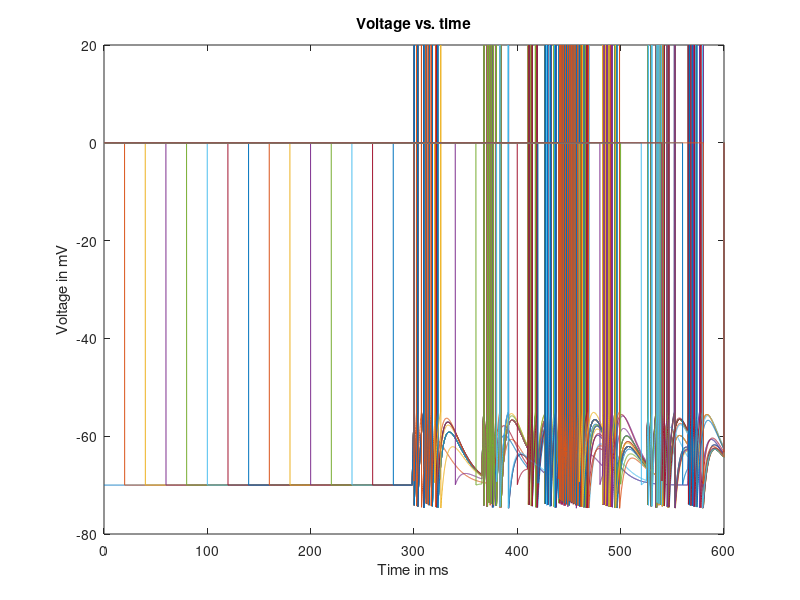

This chart was generated by the following MATLAB code: (Note: this script raises an error after producing the figure.)
% Lab 2: Build an integrate-and-fire model neuron and observe its spiking  
%             for various levels of injected current 

clear
close all
clc


%DEFINE PARAMETERS 
inpN = 10;             % Number of input neurons to one output neuron
inpConn = .9;           % connection probability for input to output
exc_exc_Conn = .9;      % 10% connection probability for recurrent exc
inh_exc_Conn = .9;      % 20% connection probability for inh to exc

N(1) = 1;
inhProb = .2;

% Input distribution
k_inh = 1*(rand(inpN,1)<inhProb);
k_exc = ~k_inh;
inhInds = find(k_exc~=1);
excInds = find(k_exc==1);
numExc = length(excInds);
numInh = length(inhInds);

% Hidden layer distribution
hiddenInh{1} = 1*(rand(N,1)<inhProb);
hiddenExc{1} = ~hiddenInh{1};
hidInhInds{1} = find(hiddenExc{1}~=1);
hidExcInds{1} = find(hiddenExc{1}==1);
excN(1) = length(hidExcInds{1});
inhN(1) = length(hidInhInds{1});

dt = 0.1;               % time step [ms] 
t_end = 600;           % total time of run [ms] 
t_StimStart = 1;      % time to start injecting current [ms] 
t_StimEnd = 600;        % time to end injecting current [ms] 
E_L = -70;              % resting membrane potential [mV] 
V_th = -55;             % spike threshold [mV] 
V_reset = -75;          % value to reset voltage to after a spike [mV] 
V_spike = 20;           % value to draw a spike to, when cell spikes [mV] 
R_m = 10;               % membrane resistance [MOhm]. NOTE: If high, is more sensitive to injected current.
tau = 10;               % membrane time constant [ms] 
f_rate = 0.003;         % ms^-1

T = ceil(t_end/dt);      % Number of time steps per ms.

%DEFINE INITIAL VALUES AND VECTORS TO HOLD RESULTS 
t_vect = 0:dt:t_end;                        % will hold vector of times 
V_vect{1} = zeros(N,length(t_vect));           % initialize the voltage vector (runs faster)
V_plot_vect{1} = zeros(N,length(t_vect));      % pretty version of V_vect to be plotted, that displays a spike 
                                            % whenever voltage reaches threshold 
                                      % index denoting which element of V is being assigned 
V_inf{1} = zeros(N,1);
V_vect{1}(:,1)= E_L;                             % first element of V, i.e. value of V at t=0 
V_plot_vect{1}(:,1) = V_vect{1}(1);                 % if no spike, then just plot the actual voltage V 

%INTEGRATE THE EQUATION tau*dV/dt = -V + E_L + I_e*R_m 
I_Stim = 1.51;                                  % magnitude of pulse of injected current [nA] 
I_e_vect = zeros(1,t_StimStart/dt);             % portion of I_e_vect from t=0 to t=t_StimStart 
I_e_vect = [I_e_vect  I_Stim*ones(1,1+ ...
    ((t_StimEnd-t_StimStart)/dt))];             % add portion from t=t_StimStart to t=t_StimEnd 
I_e_vect = [I_e_vect  zeros(1, ...
    (t_end-t_StimEnd)/dt)];                     % add portion from t=t_StimEnd to t=t_end 


g_in = zeros(inpN,1);
E_in = zeros(inpN,1);

g{1} = zeros(N,1);
E{1} = zeros(N,1);
E{1}(hidInhInds{1}) = -85;

w_in = 0.07 * (rand(N,inpN) < inpConn);
w_exc_exc{1} = 0.000000005 * (rand(excN,excN) < exc_exc_Conn);
w_inh_exc{1} = .0001 * (rand(inhN,excN) < inh_exc_Conn);

% SYNAPTIC INPUT MODEL
% I_syn = sum(w_in*g_in(t)*(E_in-v(t))
% g_in = g_in/tau
% To compute avg firing rate, want # spikes/ sec.
% Interspike interval: time between ith and i+1th spike (is). Corresp. FR
% is 1/tisi.

numSpk = zeros(N,1);        % hold number of spikes that have occurred for this neuron.
spkMat = zeros(N,length(t_vect));   % hold spikes per neuron over time to make a raster plot
fired = 0;
t_past = 0;
for t=1:T-1   %loop through values of t in steps of dt ms 
    % Add a new neuron every 4 steps.
    if t == t_past+200
        t_past = t;
        N(1) = N(1)+1;
        V_inf{1}(N(1),:) = 0;
        V_vect{1}(N(1),:) = E_L;
        V_plot_vect{1}(N(1),:) = 0;
        g{1}(N(1),:) = 0;
        I_app(N(1),:) = 0;
        fired(N(1),:) = 0;
        numSpk(N(1)) = 0;

        w_in(N(1),:) = 0.07 * (rand(1,inpN) < inpConn);
        
        inhOrExc = rand;
        if inhOrExc < 0.8
            excN = excN + 1;
            E{1}(N,:) = 0;
            hidExcInds{1}(end+1) = N;
            
            % This only needs to be done if a new exc neuron was added
            w_exc_exc{1}(excN,excN) = 0.000000005 * (rand(1,1) < exc_exc_Conn);
            w_inh_exc{1}(:,excN) = 0.0001 * (rand(inhN,1) < inh_exc_Conn);       
        else
            inhN = inhN + 1;
            E{1}(N,:) = -85;
            hidInhInds{1}(end+1) = N;
            
            % This only needs to be done if a new inh neuron was added
            w_inh_exc{1}(inhN,:) = .0001 * (rand(1,excN) < inh_exc_Conn);           
        end
    end    
    if (t*dt > 200 && t*dt < 700) || (t*dt >900 && t*dt < 1400) || (t*dt > 1600 && t*dt < 2100)  % provide input current over ms = 200:700
        temp_p = rand(inpN,1)<f_rate*dt;
        p(excInds,:) = temp_p(excInds);
        p(inhInds,:) = -1*(temp_p(inhInds));
    else
        p = 0;
    end
    
    % update conductance of g_in   
    I_app = w_in * (g_in .* E_in)-(w_in * g_in) .* V_vect{1}(:,t);
    I_app = I_app - (w_in * g_in) .* V_vect{1}(t);
    g_in = (1-dt/tau) * g_in;
    
    % update recurrent connection conductances
    g{1} = g{1} + fired;
    
    if any(w_inh_exc{1} > 0)
        I_inh = w_inh_exc{1} * (g{1}(hidExcInds{1},:) .* E{1}(hidExcInds{1},:)) - ...
            (w_inh_exc{1} * g{1}(hidExcInds{1},:)) .* V_vect{1}(hidInhInds{1},t);
        I_app(hidInhInds{1},:) = I_app(hidInhInds{1},:) + I_inh;
    end
    if any(w_exc_exc{1} > 0)
        I_exc = w_exc_exc{1}(:,:) * (g{1}(hidExcInds{1},:) .* E{1}(hidExcInds{1},:)) - ...
            (w_exc_exc{1}(:,:) * g{1}(hidExcInds{1},:)) .* V_vect{1}(hidExcInds{1},t);
        I_app(hidExcInds{1},:) = I_app(hidExcInds{1},:) + I_exc;
    end
    
    g{1} = (1-dt/tau)*g{1};
    
    V_inf{1} = E_L + I_app*R_m;        
    %V_inf(inhInds) = E_L - I_app(inhInds)*R_m;
    
    % value that V_vect is exponentially decaying towards at this time step 
    % next line does the integration update rule 
    V_vect{1}(:,t+1) = V_inf{1} + (V_vect{1}(:,t) - V_inf{1})*exp(-dt/tau);
    
    fired = V_vect{1}(:,t+1)>=V_th;
    inds_spk = find(V_vect{1}(:,t+1) >= V_th);
    inds_noSpk = find(V_vect{1}(:,t+1) < V_th);
    g_in = g_in + p;
%     if N > 50
%         disp('updated neuron total');
%         pause
%     end     
%     if any(V_vect(:,t+1)>V_th)
%         disp('at least one cell spiked');
%         pause
%     end

    %if (V_vect(:,t+1) > V_th)                 % cell spiked 
            V_vect{1}(inds_spk,t+1) = V_reset;          % set voltage back to V_reset 
            V_plot_vect{1}(inds_spk,t+1) = V_spike;     % set vector that will be plotted to show a spike here 
            numSpk(inds_spk) = numSpk(inds_spk) + 1;
            spkMat(inds_spk,t) = 1;
           
    %else   
%             % voltage didn't cross threshold so cell does not spike
%             V_plot_vect(t+1) = V_vect(t+1); % plot the actual voltage 
            V_plot_vect{1}(inds_noSpk,t+1) = V_vect{1}(inds_noSpk,t+1);
    %end  
   
end 

avgFR = 1000*numSpk/(t_StimEnd-t_StimStart);     % gives us average FR in Hz.

%MAKE PLOTS 
figure(1) 
plot(t_vect, V_plot_vect{1});   
title('Voltage vs. time'); 
xlabel('Time in ms'); 
ylabel('Voltage in mV'); 

figure;
grpID = 'Hidden Layer';
plotRaster(spkMat,grpID,hidExcInds,hidInhInds);